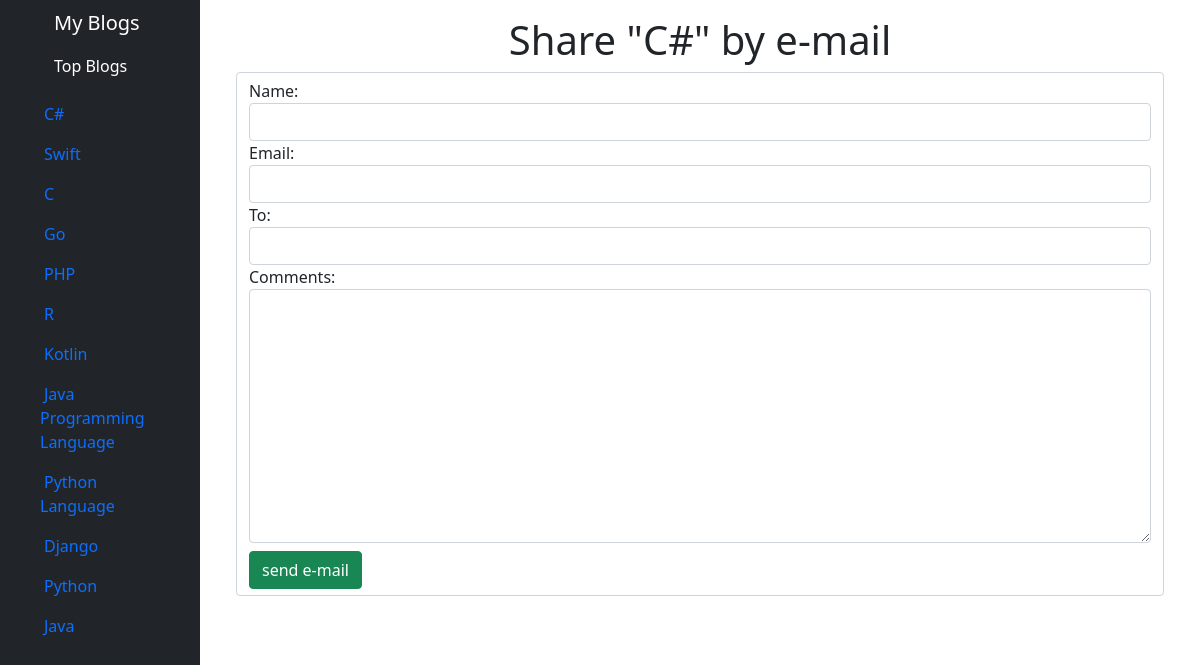
/share/12, run on the app's committed database.
### blog/models.py (models this page shows, shortened)
class Post(models.Model):
    STATUS_CHOICES = (
        ('draft', 'Draft'),
        ('published', 'Published'),
    )
    title = models.CharField(max_length=250)
    slug = models.SlugField(max_length=250,
                            unique_for_date='publish')
    author = models.ForeignKey(User,
                               on_delete=models.CASCADE,
                               related_name='blog_posts')
    body = models.TextField()
    publish = models.DateTimeField(default=timezone.now)
    created = models.DateTimeField(auto_now_add=True)
    updated = models.DateTimeField(auto_now=True)
    status = models.CharField(max_length=10,
                              choices=STATUS_CHOICES,
                              default='draft')
    objects = models.Manager()  # default manager
    published = PublishedManager()
    class Meta:
        ordering = ('-publish',)
    def get_absolute_url(self):
        return reverse('blog:post_detail', args=[self.publish.year, self.publish.month, self.publish.day, self.slug])

### blog/views.py (the view)
# urls.py: path('share/<int:post_id>', post_share, name='post_share')
def post_share(request, post_id):
    post = get_object_or_404(Post, id=post_id, status='published')
    sent = False
    post_url=None
    if request.method == 'POST':
        form = EmailPostForm(request.POST)
        if form.is_valid():
            name = form.cleaned_data['name']
            email = form.cleaned_data['email']
            to = form.cleaned_data['to']
            comm = form.cleaned_data['comments']
            post_url = request.build_absolute_uri(post.get_absolute_url())
            sent = False
            subject = f" {name} {email} recommends you reading {post.title}"
            message = f"Read {post.title} at {post_url} \n\n {name}'s Comments {comm}"
            try:
                send = send_mail(subject, message, email, [to])
            except Exception as e:
                return HttpResponse(f"Error is : {e}")
            sent = True
    else:
        form = EmailPostForm()
    toppost = Post.published.order_by('-updated')[:15]
    return render(request, 'blog/post/share.html', {'post': post,
                                                    'form': form,
                                                    'sent': sent, 'toppost': toppost, 'post_url': post_url})

### blog/forms.py
class EmailPostForm(forms.Form):
    name = forms.CharField(widget=forms.TextInput(attrs={'class': 'form-control'}))
    email = forms.EmailField(widget=forms.TextInput(attrs={'class': 'form-control'}))
    to = forms.EmailField(widget=forms.TextInput(attrs={'class': 'form-control'}))
    comments = forms.CharField(required=False, widget=forms.Textarea(attrs={'class': 'form-control'}))

### blog/models.py (called while the page is built)
    def get_queryset(self):
        return super(PublishedManager, self).get_queryset().filter(status='published')

### blog/templates/blog/post/share.html (shortened to what this page needs)
{% extends 'blog/base.html' %}
{% block content %}
<div class="container">
    {% if sent %}
    <h1 class="text-center text-success">E-mail successfully sent</h1>
    <p>
        "{{ post.title }}" was successfully sent to {{ form.cleaned_data.to }}.
    </p>
    <a href="{{post_url}}" class="btn btn-success">Back to Blog </a>
    {% else %}
    <h1 class="text text-center">Share "{{ post.title }}" by e-mail </h1>
    <form class="form-control" method="post" action="" novalidate>
        {% for field in form %}
        {{ field.label_tag }} {{ field }}{{ field.errors }}
        {% endfor %}
        <input value="send e-mail" type="submit" class="btn btn-success mt-2">
    </form>
    {% endif %}
</div>
{% endblock %}

### blog/templates/blog/base.html (shortened to what this page needs)
<!DOCTYPE html>
{% load static %}
<html lang="en">
<head>
    <link href="{% static 'Bootstrap/css/bootstrap.min.css' %}" rel="stylesheet">
    <link href="{% static 'Bootstrap/css/style.css' %}" rel="stylesheet">
    <link rel="stylesheet" href="https://cdnjs.cloudflare.com/ajax/libs/font-awesome/4.7.0/css/font-awesome.min.css">
</head>
<body>
<div class="container-fluid">
    <div class="row flex-nowrap">
        <div class="col-auto col-md-3 col-xl-2 px-sm-2 px-0 bg-dark">
            <div class="d-flex flex-column align-items-center align-items-sm-start px-3 pt-2 text-white min-vh-100">
                <a href="{% url 'blog:post_list' %}" class="d-flex align-items-center pb-3 mb-md-0 me-md-auto text-white text-decoration-none">
                    <span class="fs-5 d-none d-sm-inline " style="margin-left: 30px">My Blogs</span>
                </a>
                    <p style="margin-left: 30px">Top Blogs</p>
                <ul class="nav nav-pills flex-column mb-sm-auto  align-items-sm-start" id="menu" >
                    {% for post in toppost %}
                    <li class="nav-item">
                        <a href="{{post.get_absolute_url }}" class="nav-link align-middle ">
                             <span class="ms-1 d-none d-sm-inline">{{post.title}}</span>
                        </a>
                    </li>
                    {% endfor %}
                </ul>
            </div>
        </div>
        <div class="col py-3" id="content">
            {% block content %}
            {% endblock %}
        </div>
    </div>
</div>
</body>
</html>

### blog/templates/blog/post/share.html (style rules this page uses)
li { color: red; }

### data on the page
Post: title "C#"
Post: title "Swift"
Post: title "C"
Post: title "Go"
Post: title "PHP"
Post: title "R"
Post: title "Kotlin"
Post: title "Java Programming Language"
Post: title "Python Language"
Post: title "Django"
Post: title "Python"
Post: title "Java"

### other printed values
{{ field.label_tag }} "Name:" "Email:" "To:" "Comments:"
